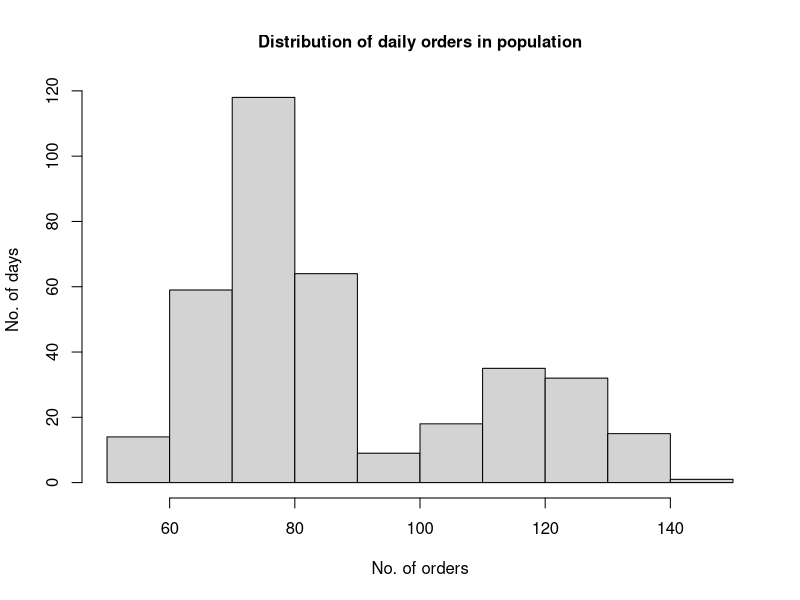
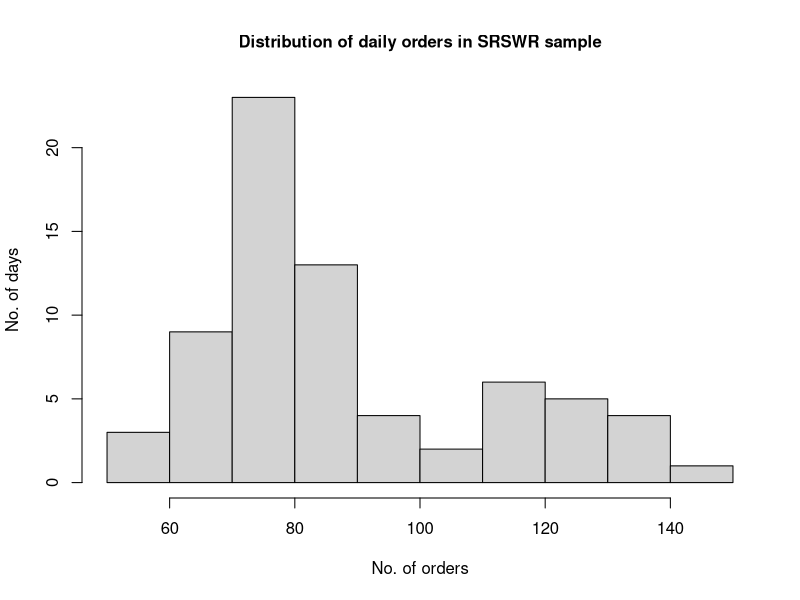
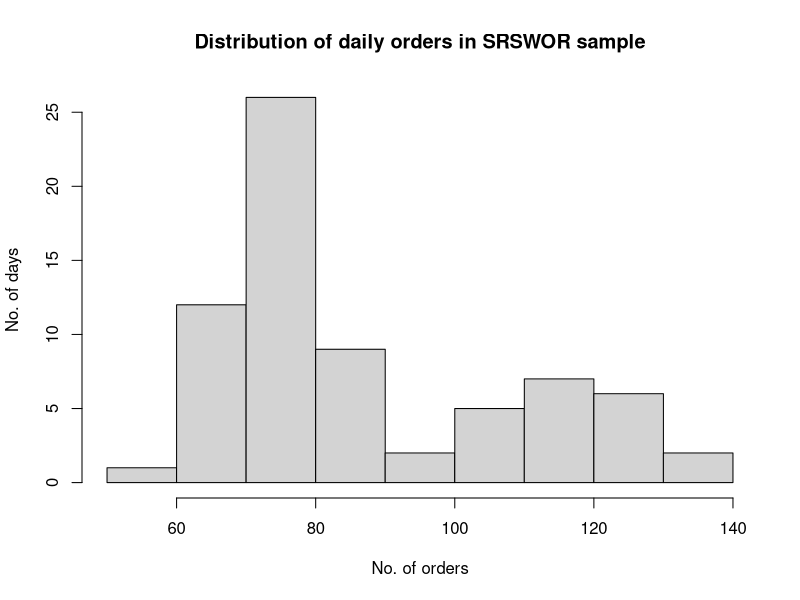
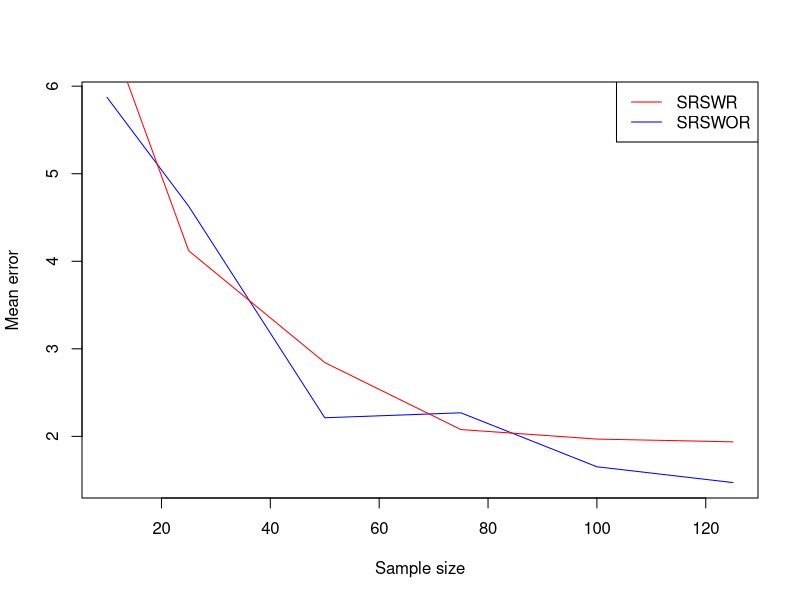
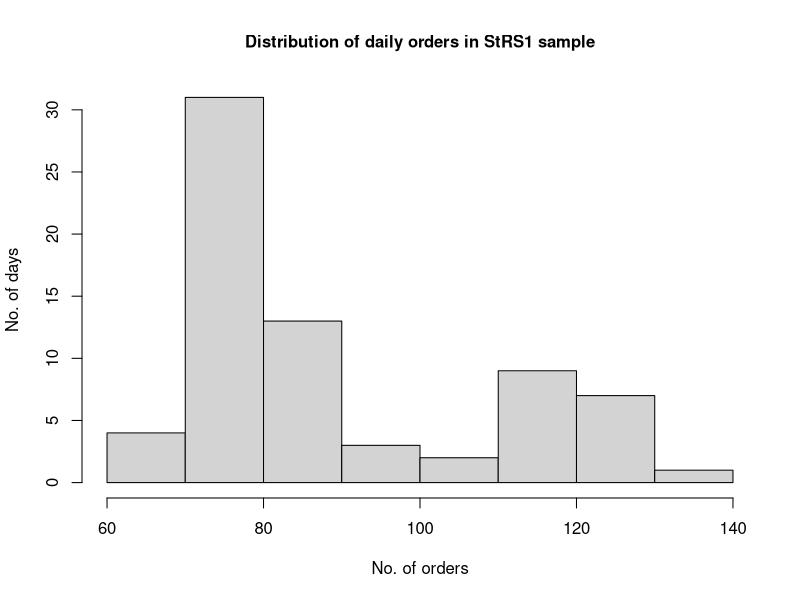
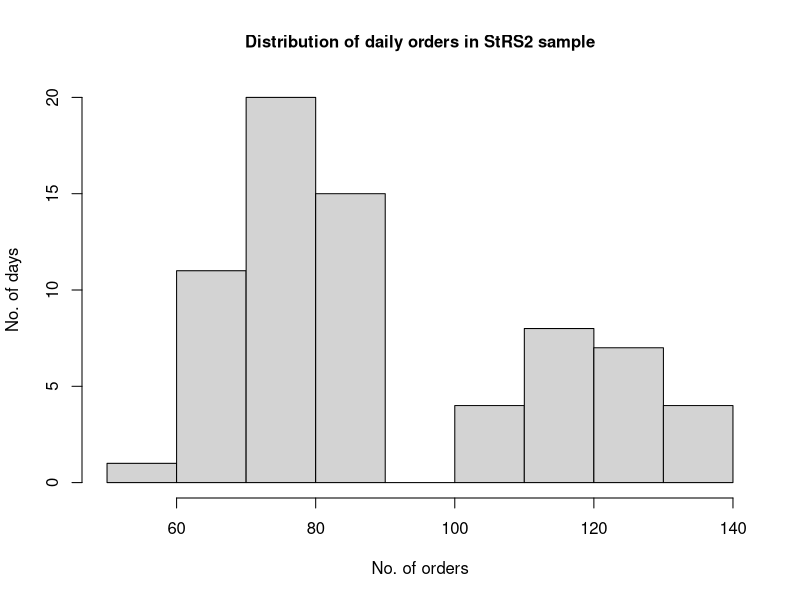

These figures' R source, in order:
## ---- chunk 1
set.seed = 1
weekends <- rpois(n = 105, 120)
weekdays <- rpois(n = 260, 75)
year <- c(weekdays, weekends)
## ---- chunk 2
#| echo: false
hist(year, cex.main = 1,  main ="Distribution of daily orders in population", xlab = "No. of orders", ylab = "No. of days")
## ---- chunk 3
#| echo: false
mu <- mean(year)
## ---- chunk 4
#| echo: false
print(paste("Population mean: ", trunc(100*mu)/100))
## ---- chunk 5
srswr_sample <- sample(year, size = 70 , replace = TRUE)
## ---- chunk 6
#| echo: false
hist(srswr_sample, cex.main = 1, main ="Distribution of daily orders in SRSWR sample", xlab = "No. of orders", ylab = "No. of days")
## ---- chunk 7
#| echo: false
srswr_mean <- mean(srswr_sample)
srswr_error <- 100*abs(srswr_mean - mu)/mu
## ---- chunk 8
#| echo: false
print(paste("Sample mean using SRSR:", trunc(100 * srswr_mean)/100))
print(paste("SRSWR percentage error", trunc(100 * srswr_error)/100, "%"))
## ---- chunk 9
srswor_sample <- sample(year, size = 70, replace = FALSE)
## ---- chunk 10
#| echo: false
hist(srswor_sample, main ="Distribution of daily orders in SRSWOR sample", xlab = "No. of orders", ylab = "No. of days")
## ---- chunk 11
#| echo: false
srswor_mean <- mean(srswor_sample)
srswor_error <- 100*abs(srswor_mean - mu)/mu
## ---- chunk 12
#| echo: false
print(paste("Sample mean using SRSWOR:", trunc(100 * srswor_mean)/100))
print(paste("SRSWOR percentage error", trunc(100 * srswor_error)/100, "%"))
## ---- chunk 13
#| echo: false
n <- 100
sample_sizes <- c(10, 25, 50, 75, 100, 125)
mean_wr_error <-  numeric(length(sample_sizes))
mean_wor_error <-  numeric(length(sample_sizes))

for(i in 1:length(sample_sizes)){
  wr_error <- numeric(n)
  for(j in 1:n){
    set.seed = 1
    wr_sample <- sample(year, sample_sizes[i] , T)
    wr_mean <- mean(wr_sample)
    wr_error[j] <- 100*abs(wr_mean - mu)/mu
  }
  
  mean_wr_error[i] <- mean(wr_error)
  
  wor_error <- numeric(n)
  for(j in 1:n){
    set.seed = 1
    wor_sample <- sample(year,sample_sizes[i], F)
    wor_mean <- mean(wor_sample)
    wor_error[j] <- 100*abs(wor_mean - mu)/mu
  }
  
  mean_wor_error[i] <- mean(wor_error)
  
# print(paste("For n =", i, "Population mean:", trunc(100*mu)/100, "SRSWR mean:", trunc(100 * wr_mean)/100, "SRSWOR mean", trunc(100 * wor_mean)/100))
# print(paste("Percentage error SRSWR:", trunc(100 * wr_error)/100, "SRSWOR", trunc(100 * wor_error)/100))
}


plot( x= sample_sizes, y= mean_wor_error, type="l", main = "",cex.main = 1, xlab = "Sample size", ylab = "Mean error", col = "blue")
lines(x= sample_sizes, y= mean_wr_error, type="l", col = "red")
legend("topright", legend = c("SRSWR", "SRSWOR"), lty = c(1,1), col = c("red", "blue"))
## ---- chunk 14
#| echo: false
strs1 <- function(weekends, weekdays, n, rep = F){
  N1 <- length(weekends)
  N2 <- length(weekdays)
  
  n1 <- round(N1/(N1 + N2) * n)
  n2 <- round(N2/(N1 + N2) * n)
  
  set.seed = 1
  weekends_sample <- sample(weekends, n1, replace = rep)
  set.seed = 1
  weekdays_sample <- sample(weekdays, n2, replace = rep )

  return(c(weekends_sample,weekdays_sample))
}
strs1_sample <- strs1(weekends, weekdays, 70, F)
## ---- chunk 15
#| echo: false
hist(strs1_sample, cex.main = 1, main ="Distribution of daily orders in StRS1 sample", xlab = "No. of orders", ylab = "No. of days")
## ---- chunk 16
#| echo: false
strs1_mean <- mean(strs1_sample)
strs1_error <- 100*abs(strs1_mean - mu)/mu
## ---- chunk 17
#| echo: false
print(paste("StRS1 sample mean", trunc(100 * strs1_mean)/100))
print(paste("StRS1 percentage error", trunc(100 * strs1_error)/100, "%"))
## ---- chunk 18
#| echo: false
strs2 <- function(weekends, weekdays, n, rep = F){
  N1 <- length(weekends)
  N2 <- length(weekdays)
  
  weekdays_sd <- sd(weekdays)
  weekends_sd <- sd(weekends)
  
  s1 <- N1 * weekends_sd
  s2 <- N2 * weekdays_sd
  
  n1 <- round(s1/(s1 + s2) * n)
  n2 <- round(s2/(s1 + s2) * n)
  
  set.seed = 1
  weekends_sample <- sample(weekends, n1, replace = rep)
  set.seed = 1
  weekdays_sample <- sample(weekdays, n2, replace = rep)
  
  return(c(weekends_sample, weekdays_sample))
}

strs2_sample <- strs2(weekends, weekdays, 70, F)
## ---- chunk 19
#| echo: false
hist(strs2_sample, cex.main = 1, main ="Distribution of daily orders in StRS2 sample", xlab = "No. of orders", ylab = "No. of days")
## ---- chunk 20
#| echo: false
strs2_mean <- mean(strs2_sample)
strs2_error <- 100*abs(strs2_mean - mu)/mu
## ---- chunk 21
#| echo: false
print(paste("StRS2 sample mean", trunc(100 * strs2_mean)/100))
print(paste("StRS2 percentage error", trunc(100 * strs2_error)/100, "%"))
## ---- chunk 22
n <- 1e3
sample_size <- 100
## ---- chunk 23
#| echo: false
wor_error <- numeric(n)
wr_error <- numeric(n)
st_wor_error <- numeric(n)
st_wor_error2 <- numeric(n)

set.seed = 1

for(j in 1:n){
  set.seed = 1
  wr_sample <- sample(year, sample_size, T)
  wr_mean <- mean(wr_sample)
  wr_error[j] <- 100*abs(wr_mean - mu)/mu
  
  set.seed = 1
  wor_sample <- sample(year, sample_size, F)
  wor_mean <- mean(wor_sample)
  wor_error[j] <- 100*abs(wor_mean - mu)/mu
}

for(j in 1:n){
  st_wor_sample <- strs1(weekends, weekdays, sample_size, F)
  st_wor_mean <- mean(st_wor_sample)
  st_wor_error[j] <- 100*abs(st_wor_mean - mu)/mu
}

for(j in 1:n){
  st_wor_sample2 <- strs2(weekends, weekdays, sample_size, F)
  st_wor_mean2 <- mean(st_wor_sample2)
  st_wor_error2[j] <- 100*abs(st_wor_mean2 - mu)/mu
}

mean_wr_error <- mean(wr_error)
mean_wor_error <- mean(wor_error)
mean_st_wor_err <- mean(st_wor_error)
mean_st_wor_error2 <- mean(st_wor_error2)

print(paste("Average error of SRSWR", trunc(100 * mean_wr_error)/100, "%"))
print(paste("Average error of SRSWOR", trunc(100 * mean_wor_error)/100, "%") )
print(paste("Average error of StRS1" , trunc(100 * mean_st_wor_err)/100, "%") )
print(paste("Average error of StRS2" , trunc(100 * mean_st_wor_error2)/100, "%") )
## ---- chunk 24
#| echo: false
print(paste("SD of weekdays", trunc(100*sd(weekdays))/100))
print(paste("SD of weekends", trunc(100*sd(weekends))/100))
